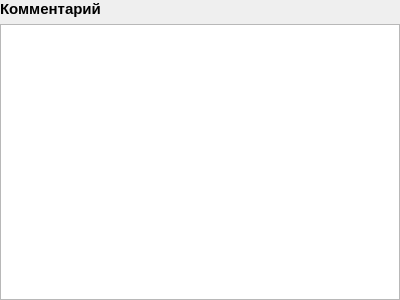
<?xml version="1.0" encoding="UTF-8"?>
<ui version="4.0">
 <class>CommentWidget</class>
 <widget class="QWidget" name="CommentWidget">
  <property name="geometry">
   <rect>
    <x>0</x>
    <y>0</y>
    <width>400</width>
    <height>300</height>
   </rect>
  </property>
  <property name="windowTitle">
   <string>Form</string>
  </property>
  <layout class="QGridLayout" name="gridLayout">
   <property name="leftMargin">
    <number>0</number>
   </property>
   <property name="topMargin">
    <number>0</number>
   </property>
   <property name="rightMargin">
    <number>0</number>
   </property>
   <property name="bottomMargin">
    <number>0</number>
   </property>
   <item row="1" column="0">
    <widget class="QPlainTextEdit" name="mpComment">
     <property name="font">
      <font>
       <pointsize>10</pointsize>
      </font>
     </property>
    </widget>
   </item>
   <item row="0" column="0">
    <widget class="QLabel" name="label">
     <property name="font">
      <font>
       <pointsize>11</pointsize>
       <weight>75</weight>
       <bold>true</bold>
      </font>
     </property>
     <property name="text">
      <string>Комментарий</string>
     </property>
    </widget>
   </item>
  </layout>
 </widget>
 <resources/>
 <connections/>
</ui>
